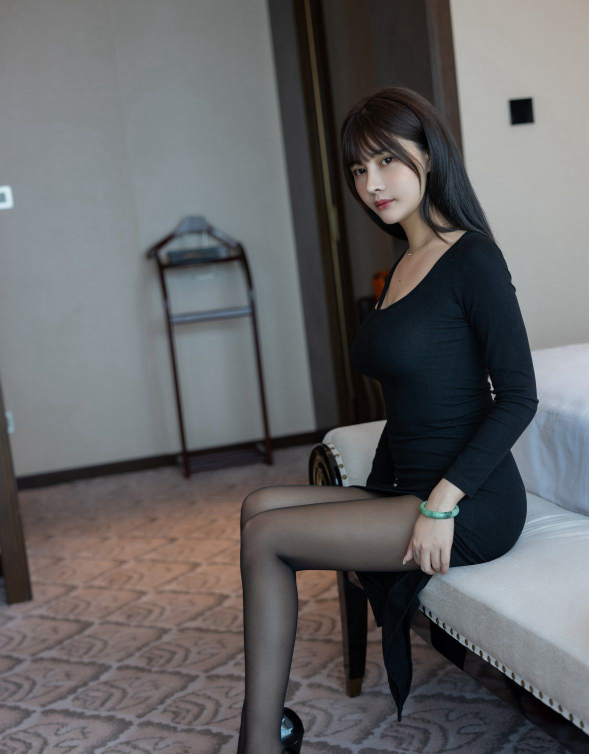
#> input picture picture_material/beauty_leg2.jpg, 1178 x 1507 px, found by its file name (shown at 1/2 size)
$ python 10.regionGrow.py
#> lines starting #> are read from the running program, lines starting #| are printed output that depends on the picture; after the words box and inside, x2 and y2 are one past the last pixel; in counts of white or black regions, pixels touching at a corner belong together
import cv2
import numpy as np

def originalSeed(gray, th):
    ret, thresh = cv2.threshold(gray, th, 250, cv2.THRESH_BINARY)
    #种子区域
    kernel = cv2.getStructuringElement(cv2.MORPH_ELLIPSE, (3, 3))
    thresh_copy = thresh.copy()
    thresh_B = np.zeros(gray.shape, np.uint8)

    seeds = [ ]#记录种子坐标
    #清零像素值
    while thresh_copy.any():
        Xa_copy, Ya_copy = np.where(thresh_copy > 0)
        #thresh_A_copy中值为255的像素的坐标
        thresh_B[Xa_copy[0], Ya_copy[0]] = 255
        for i in range(200):
            dilation_B = cv2.dilate(thresh_B, kernel, iterations = 1)
            thresh_B = cv2.bitwise_and(thresh, dilation_B)

        #取thresh_B值为255的像素坐标，并将thresh_copy中对应的坐标像素值变为0
        Xb, Yb = np.where(thresh_B > 0)
        thresh_copy[Xb, Yb] = 0

        #循环，导致有一个像素点为止
        while str(thresh_B.tolist()).count("255") > 1:
            thresh_B = cv2.erode(thresh_B, kernel, iterations = 1)#腐蚀操作

        X_seed, Y_seed = np.where(thresh_B > 0)
        if X_seed.size > 0 and Y_seed.size > 0:
            seeds.append((X_seed[0], Y_seed[0]))
        thresh_B[Xb, Yb] = 0
    return seeds

#区域生长
def regionGrow(gray, seeds, thresh, p):
    seedMark = np.zeros(gray.shape)
    if p == 8:
        connection = [(-1, -1), (-1, 0), (-1, -1), (0, 1), (1, 1), (1, 0), (1, -1), (0, -1)]
    elif p == 4:
        connection = [(-1, 0), (0, 1), (1, 0), (0, -1)]

    #seeds内无元素时生长停止
    while len(seeds) != 0:
        #栈顶元素出栈
        pt = seeds.pop(0)
        for i in range(p):
            tmpX = pt[0] + connection[i][0]
            tmpY = pt[1] + connection[i][1]

            #检测边界点
            if tmpX < 0 or tmpY < 0 or tmpX >= gray.shape[0] or tmpY >= gray.shape[1]:
                continue
            if abs(int(gray[tmpX, tmpY]) - int(gray[pt])) < thresh and seedMark[tmpX, tmpY] == 0:
                seedMark[tmpX, tmpY] = 255
                seeds.append((tmpX, tmpY))
    return seedMark

if __name__ == "__main__":
    img = cv2.imread("picture_material/beauty_leg2.jpg")
#> img is the input picture: shape (1507, 1178, 3); mean B, G, R 101.2, 99.8, 100.1
    img = cv2.resize(img, ((int(img.shape[1]/2), int(img.shape[0]/2))), interpolation=cv2.INTER_AREA)
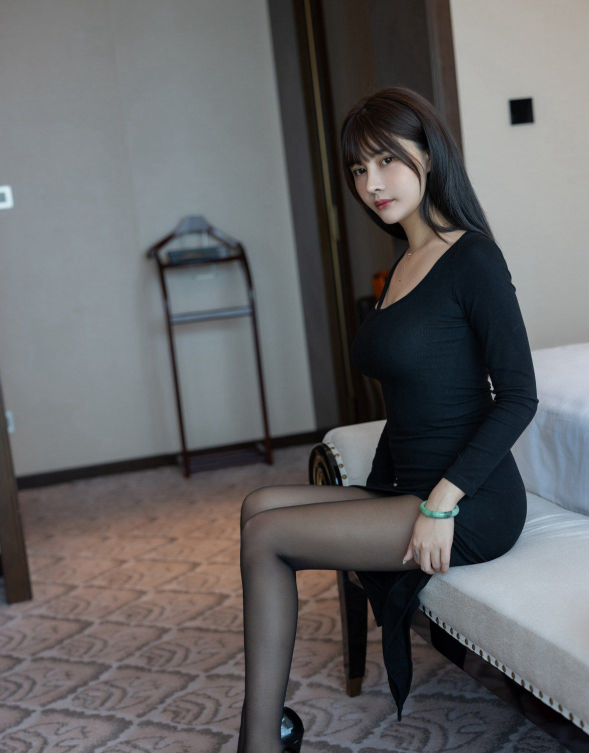
#> img: shape (753, 589, 3); mean B, G, R 101.2, 99.8, 100.1
    gray = cv2.cvtColor(img, cv2.COLOR_BGR2GRAY)
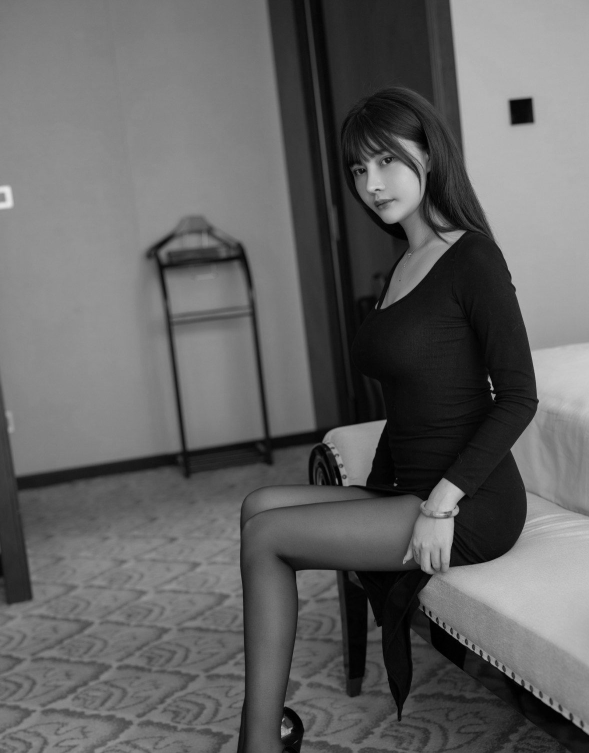
#> gray: shape (753, 589); min 0, max 232, mean 100
    cv2.imshow("Origin", gray)
    seeds = originalSeed(gray, th = 180)
#> in originalSeed, `ret, thresh = cv2.threshold(gray, th, 250, cv2.THRESH_BINARY)`:
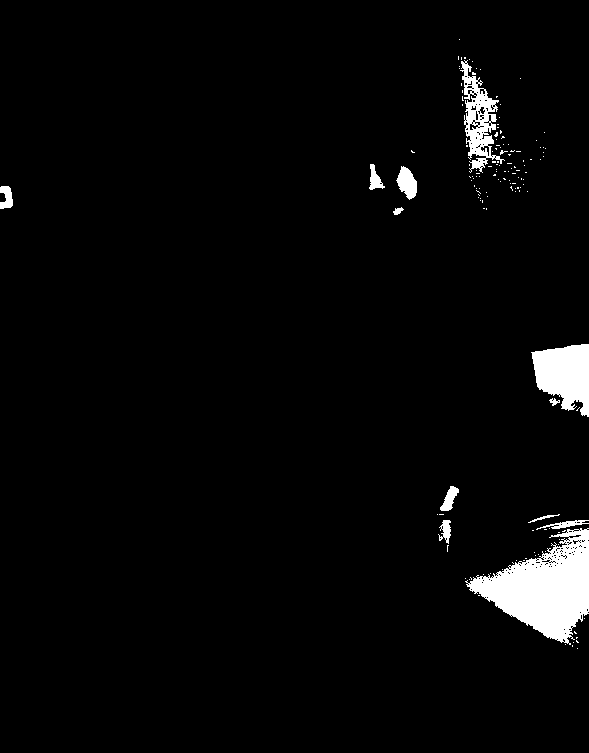
#> thresh: shape (753, 589); values 0 (black) and 250 (white), 3.2% white; 149 white regions (137 under 20 px), largest, box (x1, y1, x2, y2) and area: (465, 528, 589, 645) 7355, (531, 344, 589, 417) 2901, (460, 60, 505, 173) 1894
#> in originalSeed, `ret, thresh = cv2.threshold(gray, th, 250, cv2.THRESH_BINARY)`: ret = 180
#> the loop in originalSeed, `while thresh_copy.any():` made 228 passes
#> (X_seed, Y_seed) on passes 2 to 4: ([56, 57, 58, 59], [458, 458, 458, 458]), ([57, 58, 59], [461, 461, 461]), ([57, 57, 58, 58], [464, 465, 464, 465])
#> after the loop in originalSeed, `while thresh_copy.any():`: thresh_B: shape (753, 589); every value is 0
#> after the loop in originalSeed, `while thresh_copy.any():`: seeds = 228 pairs, first value 39 to 648, second value 1 to 587
    seedMark = regionGrow(gray, seeds, thresh = 3, p = 8)
#> the loop in regionGrow, `while len(seeds) != 0:` made 52792 passes
#> pt on passes 1 to 3: (39, 459), (56, 458), (57, 461)
#> after the loop in regionGrow, `while len(seeds) != 0:`:
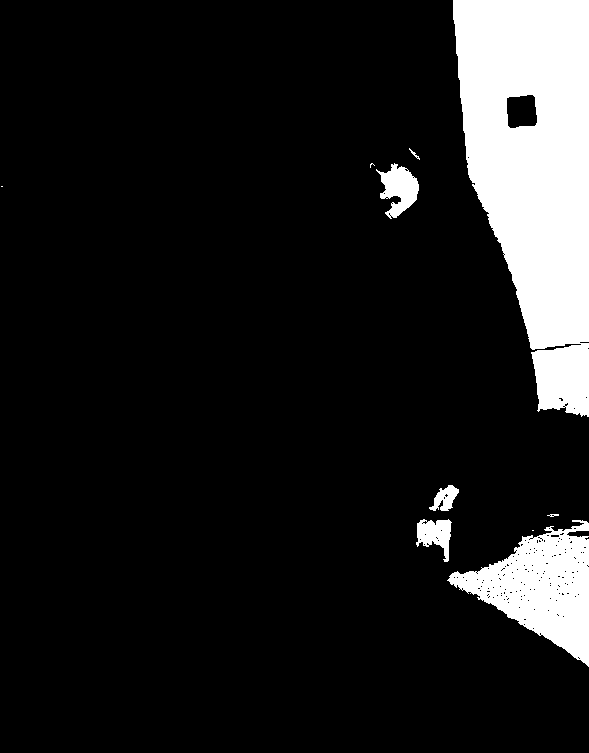
#> seedMark: shape (753, 589) float64; 11.9% white; 10 white regions (3 under 20 px), largest, box (x1, y1, x2, y2) and area: (453, 0, 589, 417) 39757, (447, 520, 589, 667) 10131, (376, 163, 419, 219) 1304
#> after the loop in regionGrow, `while len(seeds) != 0:`: seeds = []
    cv2.imshow("SeedMark", seedMark)
    cv2.waitKey()
